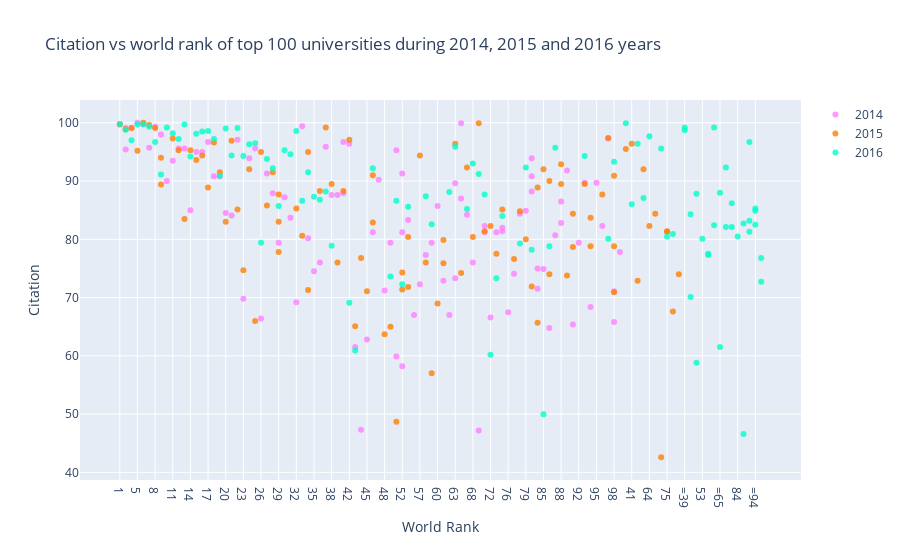

The code cell stored with this chart in its notebook:
### Code cell
df2014 = timesData[timesData.year == 2014].iloc[:100,:]
df2015 = timesData[timesData.year == 2015].iloc[:100,:]
df2016 = timesData[timesData.year == 2016].iloc[:100,:]

import plotly.graph_objs as go

trace1 =go.Scatter(
                    x = df2014.world_rank,
                    y = df2014.citations,
                    mode = "markers",
                    name = "2014",
                    marker = dict(color = 'rgba(255, 128, 255, 0.8)'),
                    text= df2014.university_name)

trace2 =go.Scatter(
                    x = df2015.world_rank,
                    y = df2015.citations,
                    mode = "markers",
                    name = "2015",
                    marker = dict(color = 'rgba(255, 128, 2, 0.8)'),
                    text= df2015.university_name)

trace3 =go.Scatter(
                    x = df2016.world_rank,
                    y = df2016.citations,
                    mode = "markers",
                    name = "2016",
                    marker = dict(color = 'rgba(0, 255, 200, 0.8)'),
                    text= df2016.university_name)

data = [trace1, trace2, trace3]
layout = dict(title = 'Citation vs world rank of top 100 universities during 2014, 2015 and 2016 years',
              xaxis= dict(title= 'World Rank',ticklen= 5,zeroline= False),
              yaxis= dict(title= 'Citation',ticklen= 5,zeroline= False)
             )
fig = dict(data = data, layout = layout)
iplot(fig)

### Figure 1 — Plotly figure (JSON) as saved in the notebook; plotly's stock layout.template omitted (floating-point values rounded to 4 significant figures)
{"data": [{"marker": {"color": "rgba(255, 128, 255, 0.8)"}, "mode": "markers", "name": "2014", "text": ["California Institute of Technology", "Harvard University", "University of Oxford", "Stanford University", "Massachusetts Institute of Technology", "Princeton University", "University of Cambridge", "University of California, Berkeley", "University of Chicago", "Imperial College London", "Yale University", "University of California, Los Angeles", "Columbia University", "ETH Zurich – Swiss Federal Institute of Technology Zurich", "Johns Hopkins University", "University of Pennsylvania", "Duke University", "University of Michigan", "Cornell University", "University of Toronto", "University College London", "Northwestern University", "University of Tokyo", "Carnegie Mellon University", "University of Washington", "National University of Singapore", "University of Texas at Austin", "Georgia Institute of Technology", "University of Illinois at Urbana-Champaign", "University of Wisconsin-Madison", "University of British Columbia", "London School of Economics and Political Science", "University of California, Santa Barbara", "University of Melbourne", "McGill University", "Karolinska Institute", "École Polytechnique Fédérale de Lausanne", "King’s College London", "University of Edinburgh", "New York University", "University of California, San Diego", "Washington University in St Louis", "University of Hong Kong", "Seoul National University", "Peking University", "University of Minnesota", "University of North Carolina at Chapel Hill", "Australian National University", "Pennsylvania State University", "Boston University", "Tsinghua University", "Brown University", "Kyoto University", "University of California, Davis", "LMU Munich", "Korea Advanced Institute of Science and Technology (KAIST)", "Hong Kong University of Science and Technology", "University of Manchester", "Ohio State University", "Pohang University of Science and Technology", "KU Leuven", "Purdue University", "The University of Queensland", "University of Göttingen", "Rice University", "École Normale Supérieure", "Leiden University", "Heidelberg University", "Delft University of Technology", "University of Southern California", "École Polytechnique", "University of Sydney", "Erasmus University Rotterdam", "University of Basel", "Utrecht University", "Nanyang Technological University", "Wageningen University and Research Center", "University of Pittsburgh", "University of Bristol", "Durham University", "Emory University", "Tufts University", "Michigan State University", "University of Amsterdam", "Ghent University", "Free University of Berlin", "Technical University of Munich", "Case Western Reserve University", "Vanderbilt University", "University of Notre Dame", "Monash University", "McMaster University", "University of California, Irvine", "Humboldt University of Berlin", "University of Rochester", "Pierre and Marie Curie University", "University of Colorado Boulder", "Maastricht University", "University of Groningen", "University of Helsinki"], "type": "scatter", "x": ["1", "2", "2", "4", "5", "6", "7", "8", "9", "10", "11", "12", "13", "14", "15", "16", "17", "18", "19", "20", "21", "22", "23", "24", "25", "26", "27", "28", "29", "30", "31", "32", "33", "34", "35", "36", "37", "38", "39", "40", "40", "42", "43", "44", "45", "46", "47", "48", "49", "50", "50", "52", "52", "52", "55", "56", "57", "58", "59", "60", "61", "62", "63", "63", "65", "65", "67", "68", "69", "70", "70", "72", "73", "74", "74", "76", "77", "78", "79", "80", "80", "80", "83", "83", "85", "86", "87", "88", "88", "90", "91", "92", "93", "94", "95", "96", "97", "98", "98", "100"], "y": [99.8, 99.1, 95.4, 99.1, 100, 99.7, 95.7, 99.3, 98, 90, 93.5, 95.6, 95.6, 85, 95, 95, 96.7, 90.8, 90.8, 84.5, 84.1, 97.1, 69.8, 93.9, 95.6, 66.4, 91.3, 87.9, 79.4, 87.2, 83.7, 69.2, 99.4, 80.2, 74.5, 76, 95.9, 87.6, 87.6, 87.9, 96.7, 96.4, 61.5, 47.3, 62.8, 81.2, 90.2, 71.2, 79.4, 95.3, 59.9, 91.3, 58.2, 81.2, 83.3, 67, 72.3, 77.3, 79.4, 85.7, 72.9, 67, 73.3, 89.6, 99.9, 87, 84.2, 76, 47.2, 81.2, 82.3, 66.6, 81.2, 81.4, 82, 67.5, 74.1, 84.4, 84.9, 88.2, 90.8, 93.9, 71.5, 75, 74.9, 64.8, 80.7, 82.8, 86.5, 91.8, 65.4, 79.4, 89.7, 68.4, 89.7, 82.3, 97.3, 65.8, 71.1, 77.8]}, {"marker": {"color": "rgba(255, 128, 2, 0.8)"}, "mode": "markers", "name": "2015", "text": ["California Institute of Technology", "Harvard University", "University of Oxford", "Stanford University", "University of Cambridge", "Massachusetts Institute of Technology", "Princeton University", "University of California, Berkeley", "Imperial College London", "Yale University", "University of Chicago", "University of California, Los Angeles", "ETH Zurich – Swiss Federal Institute of Technology Zurich", "Columbia University", "Johns Hopkins University", "University of Pennsylvania", "University of Michigan", "Duke University", "Cornell University", "University of Toronto", "Northwestern University", "University College London", "University of Tokyo", "Carnegie Mellon University", "National University of Singapore", "University of Washington", "Georgia Institute of Technology", "University of Texas at Austin", "LMU Munich", "University of Illinois at Urbana-Champaign", "University of Wisconsin-Madison", "University of British Columbia", "University of Melbourne", "London School of Economics and Political Science", "École Polytechnique Fédérale de Lausanne", "University of Edinburgh", "University of California, Santa Barbara", "New York University", "McGill University", "King’s College London", "University of California, San Diego", "Washington University in St Louis", "University of Hong Kong", "Karolinska Institute", "Australian National University", "University of Minnesota", "University of North Carolina at Chapel Hill", "Peking University", "Tsinghua University", "Seoul National University", "Hong Kong University of Science and Technology", "Korea Advanced Institute of Science and Technology (KAIST)", "University of Manchester", "Brown University", "KU Leuven", "University of California, Davis", "Boston University", "Pennsylvania State University", "Kyoto University", "University of Sydney", "Nanyang Technological University", "École Polytechnique", "Scuola Normale Superiore di Pisa", "Leiden University", "The University of Queensland", "Pohang University of Science and Technology", "University of Göttingen", "Ohio State University", "Rice University", "Heidelberg University", "Delft University of Technology", "Erasmus University Rotterdam", "Wageningen University and Research Center", "University of Bristol", "University of Basel", "University of Southern California", "University of Amsterdam", "École Normale Supérieure", "Utrecht University", "Humboldt University of Berlin", "Free University of Berlin", "Michigan State University", "Durham University", "Monash University", "Middle East Technical University", "University of Arizona", "University of Notre Dame", "Tufts University", "University of California, Irvine", "Ghent University", "University of Massachusetts", "University of Pittsburgh", "Emory University", "McMaster University", "University of Glasgow", "Vanderbilt University", "University of Colorado Boulder", "Stockholm University", "Technical University of Munich", "Uppsala University"], "type": "scatter", "x": ["1", "2", "3", "4", "5", "6", "7", "8", "9", "9", "11", "12", "13", "14", "15", "16", "17", "18", "19", "20", "21", "22", "23", "24", "25", "26", "27", "28", "29", "29", "29", "32", "33", "34", "34", "36", "37", "38", "39", "40", "41", "42", "43", "44", "45", "46", "46", "48", "49", "50", "51", "52", "52", "54", "55", "55", "57", "58", "59", "60", "61", "61", "63", "64", "65", "66", "67", "68", "69", "70", "71", "72", "73", "74", "75", "75", "77", "78", "79", "80", "81", "82", "83", "83", "85", "86", "86", "88", "88", "90", "91", "91", "93", "94", "94", "96", "97", "98", "98", "98"], "y": [99.7, 98.9, 95.5, 99.1, 95.2, 100, 99.6, 99.1, 89.4, 94, 97.3, 95.3, 83.5, 95.3, 93.6, 94.4, 88.9, 96.6, 91.5, 83, 96.9, 85.1, 74.7, 92, 66, 95, 85.8, 91.5, 83, 77.8, 87.7, 85.3, 80.6, 71.3, 95, 88.3, 99.2, 89.5, 76, 88.3, 96.4, 97.1, 65.1, 76.8, 71.1, 82.9, 91, 63.7, 65, 48.7, 72.9, 71.4, 74.3, 92, 71.8, 80.4, 94.4, 76, 57, 69, 75.9, 79.9, 96.4, 82.3, 74.2, 84.4, 92.3, 80.4, 99.9, 81.4, 42.6, 82.3, 77.5, 85.1, 81.4, 81.3, 76.6, 84.8, 80, 71.9, 67.6, 74, 88.9, 65.7, 92, 74, 90, 92.9, 89.5, 73.8, 78.7, 84.4, 89.5, 78.8, 83.7, 87.7, 97.4, 90.9, 78.8, 70.9]}, {"marker": {"color": "rgba(0, 255, 200, 0.8)"}, "mode": "markers", "name": "2016", "text": ["California Institute of Technology", "University of Oxford", "Stanford University", "University of Cambridge", "Massachusetts Institute of Technology", "Harvard University", "Princeton University", "Imperial College London", "ETH Zurich – Swiss Federal Institute of Technology Zurich", "University of Chicago", "Johns Hopkins University", "Yale University", "University of California, Berkeley", "University College London", "Columbia University", "University of California, Los Angeles", "University of Pennsylvania", "Cornell University", "University of Toronto", "Duke University", "University of Michigan", "Carnegie Mellon University", "London School of Economics and Political Science", "University of Edinburgh", "Northwestern University", "National University of Singapore", "King’s College London", "Karolinska Institute", "LMU Munich", "New York University", "École Polytechnique Fédérale de Lausanne", "University of Washington", "University of Melbourne", "University of British Columbia", "KU Leuven", "University of Illinois at Urbana-Champaign", "Heidelberg University", "McGill University", "University of California, San Diego", "University of California, Santa Barbara", "Georgia Institute of Technology", "Peking University", "University of Tokyo", "University of California, Davis", "University of Hong Kong", "University of Texas at Austin", "Tsinghua University", "Wageningen University and Research Center", "Humboldt University of Berlin", "University of Wisconsin-Madison", "Brown University", "Australian National University", "Technical University of Munich", "École Normale Supérieure", "Nanyang Technological University", "University of Manchester", "University of Sydney", "University of Amsterdam", "Hong Kong University of Science and Technology", "The University of Queensland", "Washington University in St Louis", "Utrecht University", "University of North Carolina at Chapel Hill", "Boston University", "Delft University of Technology", "University of Minnesota", "Leiden University", "University of Southern California", "University of Bristol", "Durham University", "Erasmus University Rotterdam", "Free University of Berlin", "Monash University", "University of Groningen", "Pennsylvania State University", "University of Glasgow", "University of Helsinki", "University of Tübingen", "University of Pittsburgh", "University of Warwick", "Uppsala University", "University of Copenhagen", "University of New South Wales", "University of Freiburg", "Seoul National University", "University of St Andrews", "Vanderbilt University", "Kyoto University", "Maastricht University", "Emory University", "Lund University", "Ohio State University", "University of Exeter", "University of Bonn", "Georgetown University", "McMaster University", "University of Sheffield", "Queen Mary University of London", "University of Göttingen", "Michigan State University"], "type": "scatter", "x": ["1", "2", "3", "4", "5", "6", "7", "8", "9", "10", "11", "12", "13", "14", "15", "16", "17", "18", "19", "20", "21", "22", "23", "24", "25", "26", "27", "28", "29", "30", "31", "32", "33", "34", "35", "36", "37", "38", "=39", "=39", "41", "42", "43", "=44", "=44", "46", "=47", "=47", "49", "50", "51", "52", "53", "54", "55", "=56", "=56", "58", "59", "=60", "=60", "62", "63", "64", "=65", "=65", "67", "68", "69", "70", "71", "72", "73", "74", "75", "=76", "=76", "78", "79", "80", "81", "=82", "=82", "84", "85", "86", "87", "=88", "=88", "=90", "=90", "=90", "93", "=94", "=94", "=94", "97", "98", "=99", "=99"], "y": [99.8, 98.8, 99.9, 97, 99.7, 99.8, 99.3, 96.7, 91.1, 99.2, 98.2, 97.2, 99.7, 94.2, 98.1, 98.5, 98.6, 97.2, 90.9, 99, 94.4, 99.1, 94.3, 96.3, 96.5, 79.4, 93.8, 92.2, 85.7, 95.3, 94.6, 98.6, 86.6, 91.5, 87.3, 86.8, 88.2, 78.9, 98.7, 99.2, 86, 69.1, 60.9, 84.3, 70.1, 92.2, 58.8, 87.8, 73.6, 86.6, 96.4, 72.3, 80.1, 87.1, 85.6, 77.3, 77.5, 87.4, 82.6, 82.4, 99.2, 88.1, 95.9, 97.7, 61.5, 88, 85.2, 93, 91.2, 87.7, 95.6, 60.2, 73.3, 84, 80.5, 92.3, 82.1, 79.3, 92.3, 78.2, 80.9, 86.2, 82.1, 80.5, 50, 78.8, 95.7, 46.6, 82.7, 96.7, 81.3, 83.2, 94.3, 85.3, 82.5, 84.9, 80.1, 93.3, 72.7, 76.8]}], "layout": {"title": {"text": "Citation vs world rank of top 100 universities during 2014, 2015 and 2016 years"}, "xaxis": {"ticklen": 5, "title": {"text": "World Rank"}, "zeroline": false}, "yaxis": {"ticklen": 5, "title": {"text": "Citation"}, "zeroline": false}}}
